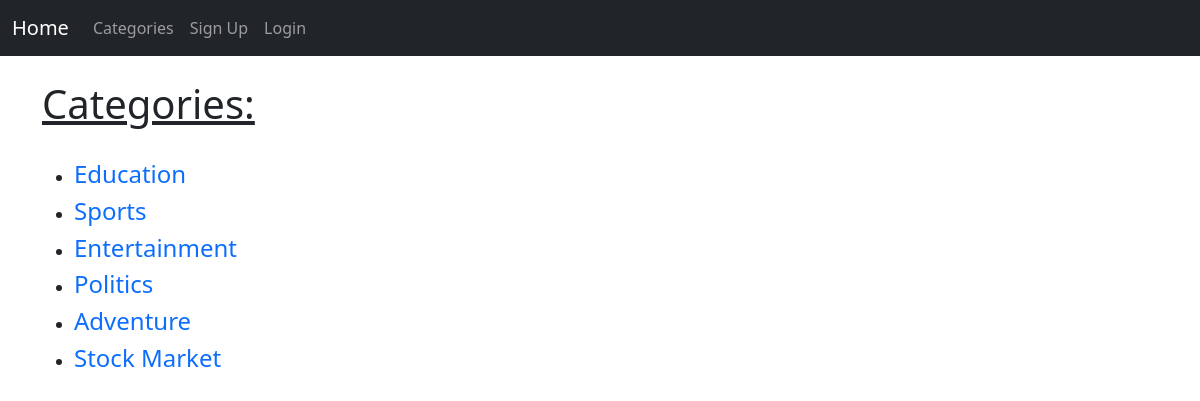
The page /category-list/ on the database its author committed.
### WebBlogApp/models.py (models this page shows, shortened)
class Category(models.Model):
    name = models.CharField(max_length=255)
    def __str__(self):
        return self.name

### WebBlogApp/views.py (the view)
# urls.py: path('category-list/', CategoryListView, name = "category_list"),
def CategoryListView(request):
    cat_list = Category.objects.all()
    return render(request, 'category_list.html', {'cat_list': cat_list})

### WebBlogApp/templates/category_list.html (shortened to what this page needs)
{% extends 'base.html' %}
{% block content %}
<h1 style="text-decoration: underline">Categories:</h1>
<br/>
<ul>
{% for item in cat_list %}
<li><h4><a href="{% url 'category' item %}" style="text-decoration: none;">{{item}}</a></h4></li>
{% endfor %}
</ul>
{% endblock %}

### rows shown on the page
Category: name "Education"
Category: name "Sports"
Category: name "Entertainment"
Category: name "Politics"
Category: name "Adventure"
Category: name "Stock Market"
